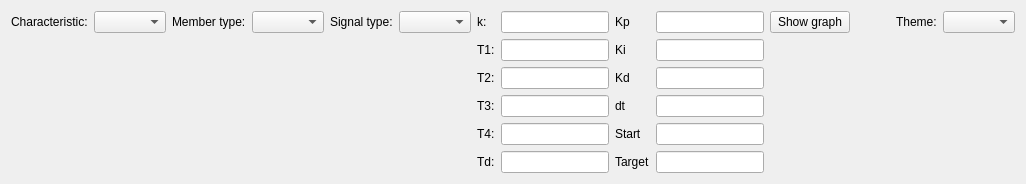
<?xml version="1.0" encoding="UTF-8"?>
<ui version="4.0">
 <class>ThemeWidgetForm</class>
 <widget class="QWidget" name="ThemeWidgetForm">
  <property name="sizePolicy">
   <sizepolicy hsizetype="Preferred" vsizetype="Preferred">
    <horstretch>0</horstretch>
    <verstretch>0</verstretch>
   </sizepolicy>
  </property>
  <property name="windowTitle">
   <string>ThemeWidget</string>
  </property>
  <layout class="QGridLayout" name="gridLayout">
   <item row="0" column="0">
    <layout class="QGridLayout" name="gridLayout_2">
     <item row="1" column="6">
      <widget class="QLabel" name="kLabel">
       <property name="text">
        <string>k:</string>
       </property>
      </widget>
     </item>
     <item row="8" column="6">
      <widget class="QLabel" name="tDlabel">
       <property name="text">
        <string>Td:</string>
       </property>
      </widget>
     </item>
     <item row="1" column="12">
      <widget class="QLabel" name="themeLabel">
       <property name="text">
        <string>Theme:</string>
       </property>
      </widget>
     </item>
     <item row="1" column="10">
      <widget class="QPushButton" name="equationPushButton">
       <property name="text">
        <string>Show graph</string>
       </property>
      </widget>
     </item>
     <item row="8" column="7">
      <widget class="QLineEdit" name="tDlineEdit">
       <property name="sizePolicy">
        <sizepolicy hsizetype="Fixed" vsizetype="Fixed">
         <horstretch>0</horstretch>
         <verstretch>0</verstretch>
        </sizepolicy>
       </property>
      </widget>
     </item>
     <item row="6" column="6">
      <widget class="QLabel" name="t3Label">
       <property name="text">
        <string>T3:</string>
       </property>
      </widget>
     </item>
     <item row="1" column="1">
      <widget class="QComboBox" name="characteristicComboBox"/>
     </item>
     <item row="8" column="9">
      <widget class="QLineEdit" name="targetLineEdit"/>
     </item>
     <item row="5" column="9">
      <widget class="QLineEdit" name="kdLineEdit"/>
     </item>
     <item row="5" column="7">
      <widget class="QLineEdit" name="t2LineEdit">
       <property name="sizePolicy">
        <sizepolicy hsizetype="Fixed" vsizetype="Fixed">
         <horstretch>0</horstretch>
         <verstretch>0</verstretch>
        </sizepolicy>
       </property>
      </widget>
     </item>
     <item row="7" column="6">
      <widget class="QLabel" name="t4Label">
       <property name="text">
        <string>T4:</string>
       </property>
      </widget>
     </item>
     <item row="1" column="7">
      <widget class="QLineEdit" name="kLineEdit">
       <property name="sizePolicy">
        <sizepolicy hsizetype="Fixed" vsizetype="Fixed">
         <horstretch>0</horstretch>
         <verstretch>0</verstretch>
        </sizepolicy>
       </property>
      </widget>
     </item>
     <item row="1" column="5">
      <widget class="QComboBox" name="signalTypeComboBox"/>
     </item>
     <item row="6" column="7">
      <widget class="QLineEdit" name="t3LineEdit">
       <property name="sizePolicy">
        <sizepolicy hsizetype="Fixed" vsizetype="Fixed">
         <horstretch>0</horstretch>
         <verstretch>0</verstretch>
        </sizepolicy>
       </property>
      </widget>
     </item>
     <item row="1" column="0">
      <widget class="QLabel" name="characteristicLabel">
       <property name="text">
        <string>Characteristic:</string>
       </property>
      </widget>
     </item>
     <item row="3" column="6">
      <widget class="QLabel" name="t1Label">
       <property name="text">
        <string>T1:</string>
       </property>
      </widget>
     </item>
     <item row="1" column="11">
      <spacer name="horizontalSpacer">
       <property name="orientation">
        <enum>Qt::Horizontal</enum>
       </property>
       <property name="sizeHint" stdset="0">
        <size>
         <width>40</width>
         <height>20</height>
        </size>
       </property>
      </spacer>
     </item>
     <item row="1" column="13">
      <widget class="QComboBox" name="themeComboBox"/>
     </item>
     <item row="1" column="2">
      <widget class="QLabel" name="memberTypeLabel">
       <property name="text">
        <string>Member type:</string>
       </property>
      </widget>
     </item>
     <item row="3" column="9">
      <widget class="QLineEdit" name="kiLineEdit"/>
     </item>
     <item row="3" column="7">
      <widget class="QLineEdit" name="t1LineEdit">
       <property name="sizePolicy">
        <sizepolicy hsizetype="Fixed" vsizetype="Fixed">
         <horstretch>0</horstretch>
         <verstretch>0</verstretch>
        </sizepolicy>
       </property>
      </widget>
     </item>
     <item row="1" column="3">
      <widget class="QComboBox" name="memberTypeComboBox"/>
     </item>
     <item row="1" column="9">
      <widget class="QLineEdit" name="kpLineEdit"/>
     </item>
     <item row="7" column="9">
      <widget class="QLineEdit" name="startLineEdit"/>
     </item>
     <item row="5" column="6">
      <widget class="QLabel" name="t2Label">
       <property name="text">
        <string>T2:</string>
       </property>
      </widget>
     </item>
     <item row="1" column="4">
      <widget class="QLabel" name="signalTypeLabel">
       <property name="text">
        <string>Signal type:</string>
       </property>
      </widget>
     </item>
     <item row="7" column="7">
      <widget class="QLineEdit" name="t4LineEdit">
       <property name="enabled">
        <bool>true</bool>
       </property>
       <property name="sizePolicy">
        <sizepolicy hsizetype="Fixed" vsizetype="Fixed">
         <horstretch>0</horstretch>
         <verstretch>0</verstretch>
        </sizepolicy>
       </property>
      </widget>
     </item>
     <item row="6" column="9">
      <widget class="QLineEdit" name="dtLineEdit"/>
     </item>
     <item row="1" column="8">
      <widget class="QLabel" name="kpLabel">
       <property name="text">
        <string>Kp</string>
       </property>
      </widget>
     </item>
     <item row="3" column="8">
      <widget class="QLabel" name="kiLabel">
       <property name="text">
        <string>Ki</string>
       </property>
      </widget>
     </item>
     <item row="5" column="8">
      <widget class="QLabel" name="kdLabel">
       <property name="text">
        <string>Kd</string>
       </property>
      </widget>
     </item>
     <item row="6" column="8">
      <widget class="QLabel" name="dtLabel">
       <property name="text">
        <string>dt</string>
       </property>
      </widget>
     </item>
     <item row="7" column="8">
      <widget class="QLabel" name="startLabel">
       <property name="text">
        <string>Start</string>
       </property>
      </widget>
     </item>
     <item row="8" column="8">
      <widget class="QLabel" name="targetLabel">
       <property name="text">
        <string>Target</string>
       </property>
      </widget>
     </item>
    </layout>
   </item>
  </layout>
 </widget>
 <resources/>
 <connections>
  <connection>
   <sender>themeComboBox</sender>
   <signal>currentIndexChanged(int)</signal>
   <receiver>ThemeWidgetForm</receiver>
   <slot>updateUI()</slot>
   <hints>
    <hint type="sourcelabel">
     <x>83</x>
     <y>384</y>
    </hint>
    <hint type="destinationlabel">
     <x>475</x>
     <y>385</y>
    </hint>
   </hints>
  </connection>
  <connection>
   <sender>memberTypeComboBox</sender>
   <signal>currentIndexChanged(int)</signal>
   <receiver>ThemeWidgetForm</receiver>
   <slot>updateUI()</slot>
   <hints>
    <hint type="sourcelabel">
     <x>218</x>
     <y>384</y>
    </hint>
    <hint type="destinationlabel">
     <x>475</x>
     <y>385</y>
    </hint>
   </hints>
  </connection>
  <connection>
   <sender>characteristicComboBox</sender>
   <signal>currentIndexChanged(int)</signal>
   <receiver>ThemeWidgetForm</receiver>
   <slot>updateUI()</slot>
   <hints>
    <hint type="sourcelabel">
     <x>82</x>
     <y>122</y>
    </hint>
    <hint type="destinationlabel">
     <x>475</x>
     <y>385</y>
    </hint>
   </hints>
  </connection>
 </connections>
</ui>
